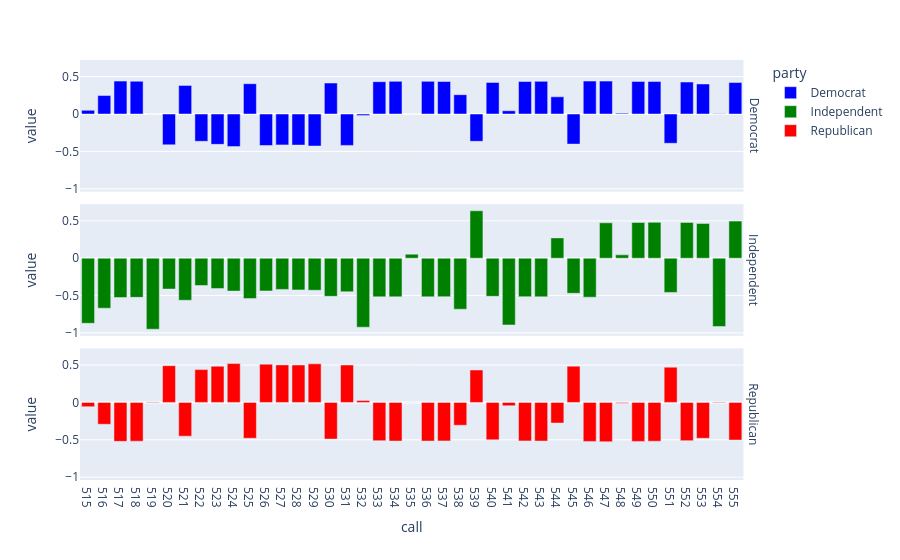

The notebook cell this image was saved under:
### Markdown cell above
We have the party affiliation labels so we can see if this eigenvector aligns with one of the parties.

````{dropdown} Click to see the code
:open: false
```python
party_line_votes = (
    vote_pivot_centered.with_columns(member=vote_pivot["member"])
    .join(legs.select("leg_id", "party"), left_on="member", right_on="leg_id")
    .drop("member")
    .group_by("party")
    .mean()
    .sort("party")
    .unpivot(index="party", variable_name="call", value_name="value")
)
fig = px.bar(
    party_line_votes,
    x="call", y="value", facet_row = "party", color="party",
    color_discrete_map={'Democrat':'blue', 'Republican':'red', "Independent": "green"})
fig.for_each_annotation(lambda a: a.update(text=a.text.split("=")[-1]))
```

````

### Code cell
party_line_votes = (
    vote_pivot_centered.with_columns(member=vote_pivot["member"])
    .join(legs.select("leg_id", "party"), left_on="member", right_on="leg_id")
    .drop("member")
    .group_by("party")
    .mean()
    .sort("party")
    .unpivot(index="party", variable_name="call", value_name="value")
)
fig = px.bar(
    party_line_votes,
    x="call", y="value", facet_row = "party", color="party",
    color_discrete_map={'Democrat':'blue', 'Republican':'red', "Independent": "green"})
fig.for_each_annotation(lambda a: a.update(text=a.text.split("=")[-1]))

### Figure 1 — Plotly figure (JSON) as saved in the notebook; plotly's stock layout.template omitted (floating-point values rounded to 4 significant figures)
{"data": [{"hovertemplate": "party=Democrat<br>call=%{x}<br>value=%{y}<extra></extra>", "legendgroup": "Democrat", "marker": {"color": "blue", "pattern": {"shape": ""}}, "name": "Democrat", "orientation": "v", "showlegend": true, "textposition": "auto", "type": "bar", "x": ["515", "516", "517", "518", "519", "520", "521", "522", "523", "524", "525", "526", "527", "528", "529", "530", "531", "532", "533", "534", "535", "536", "537", "538", "539", "540", "541", "542", "543", "544", "545", "546", "547", "548", "549", "550", "551", "552", "553", "554", "555"], "xaxis": "x3", "y": [0.04975, 0.2474, 0.4405, 0.4385, -0.0003226, -0.4127, 0.3832, -0.3651, -0.4059, -0.4357, 0.4059, -0.4209, -0.413, -0.4157, -0.4286, 0.4145, -0.4197, -0.01914, 0.4328, 0.437, 2.846e-05, 0.437, 0.4351, 0.2589, -0.3651, 0.4229, 0.04381, 0.4351, 0.437, 0.2303, -0.4024, 0.4408, 0.4405, 0.01188, 0.4366, 0.4347, -0.3911, 0.4282, 0.4021, 0.002486, 0.4213], "yaxis": "y3"}, {"hovertemplate": "party=Independent<br>call=%{x}<br>value=%{y}<extra></extra>", "legendgroup": "Independent", "marker": {"color": "green", "pattern": {"shape": ""}}, "name": "Independent", "orientation": "v", "showlegend": true, "textposition": "auto", "type": "bar", "x": ["515", "516", "517", "518", "519", "520", "521", "522", "523", "524", "525", "526", "527", "528", "529", "530", "531", "532", "533", "534", "535", "536", "537", "538", "539", "540", "541", "542", "543", "544", "545", "546", "547", "548", "549", "550", "551", "552", "553", "554", "555"], "xaxis": "x2", "y": [-0.8707, -0.6689, -0.5261, -0.5238, -0.9501, -0.4127, -0.5624, -0.3651, -0.4059, -0.4399, -0.5397, -0.4376, -0.4172, -0.424, -0.4286, -0.5102, -0.449, -0.9229, -0.517, -0.517, 0.05442, -0.517, -0.5147, -0.6825, 0.6349, -0.5102, -0.8934, -0.5147, -0.517, 0.2721, -0.4694, -0.5215, 0.4739, 0.04535, 0.4785, 0.4807, -0.458, 0.4785, 0.4649, -0.9138, 0.4966], "yaxis": "y2"}, {"hovertemplate": "party=Republican<br>call=%{x}<br>value=%{y}<extra></extra>", "legendgroup": "Republican", "marker": {"color": "red", "pattern": {"shape": ""}}, "name": "Republican", "orientation": "v", "showlegend": true, "textposition": "auto", "type": "bar", "x": ["515", "516", "517", "518", "519", "520", "521", "522", "523", "524", "525", "526", "527", "528", "529", "530", "531", "532", "533", "534", "535", "536", "537", "538", "539", "540", "541", "542", "543", "544", "545", "546", "547", "548", "549", "550", "551", "552", "553", "554", "555"], "xaxis": "x", "y": [-0.05668, -0.292, -0.5211, -0.5188, 0.00466, 0.4918, -0.4518, 0.4389, 0.4836, 0.5199, -0.4794, 0.5121, 0.5024, 0.5006, 0.5162, -0.4901, 0.5008, 0.02685, -0.512, -0.517, -0.0008546, -0.517, -0.5147, -0.3057, 0.4339, -0.5002, -0.04418, -0.5147, -0.517, -0.2756, 0.4854, -0.5215, -0.5261, -0.009925, -0.5215, -0.5193, 0.4716, -0.5115, -0.4799, 0.005766, -0.5034], "yaxis": "y"}], "layout": {"annotations": [{"font": {}, "showarrow": false, "text": "Republican", "textangle": 90, "x": 0.98, "xanchor": "left", "xref": "paper", "y": 0.1567, "yanchor": "middle", "yref": "paper"}, {"font": {}, "showarrow": false, "text": "Independent", "textangle": 90, "x": 0.98, "xanchor": "left", "xref": "paper", "y": 0.5, "yanchor": "middle", "yref": "paper"}, {"font": {}, "showarrow": false, "text": "Democrat", "textangle": 90, "x": 0.98, "xanchor": "left", "xref": "paper", "y": 0.8433, "yanchor": "middle", "yref": "paper"}], "barmode": "relative", "legend": {"title": {"text": "party"}, "tracegroupgap": 0}, "margin": {"t": 60}, "xaxis": {"anchor": "y", "domain": [0.0, 0.98], "title": {"text": "call"}}, "xaxis2": {"anchor": "y2", "domain": [0.0, 0.98], "matches": "x", "showticklabels": false}, "xaxis3": {"anchor": "y3", "domain": [0.0, 0.98], "matches": "x", "showticklabels": false}, "yaxis": {"anchor": "x", "domain": [0.0, 0.3133], "title": {"text": "value"}}, "yaxis2": {"anchor": "x2", "domain": [0.3433, 0.6567], "matches": "y", "title": {"text": "value"}}, "yaxis3": {"anchor": "x3", "domain": [0.6867, 1.0], "matches": "y", "title": {"text": "value"}}}}
